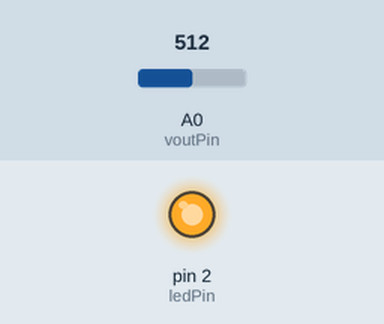
A sketch run on a simulated Arduino Uno, built with avr-gcc and run on an emulated ATmega328P. Parts: output pins drawn as LEDs (lit = HIGH). Inputs (shaded band) come from the test bench; at power-on: A0 (voutPin) = 512. What the sketch prints to the serial monitor is not drawn.

Above: at 1.8 s.
1.9 s: A0 (voutPin) set to 707
3.4 s: A0 (voutPin) set to 735
Timing chart, 0 to 6.4 s (numbered marks = the images above; inputs shaded):
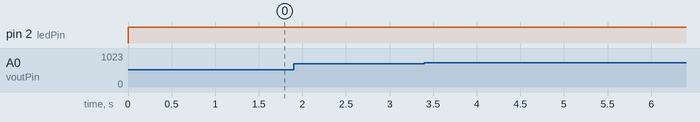

The sketch:

Sharp.ino
```cpp
// ==产品概述==
// 夏普灰尘传感器GP2Y10价格比较便宜，能够检测出室内空气中的灰尘和烟尘含量，检测原理是传感器中心有个洞可以让空气自由流过，定向发射LED光，通过检测经过空气中的灰尘折射过后的光线来判断灰尘的含量。
// ==规格参数==
// *工作电压: 5 ~ 7V
// *工作温度: -10 ~ 65摄氏度
// *最大电流: 20mA
// ==接线方式==
// #Sharp pin 1 (V-LED) => 5V 串联1个150欧姆的电阻（最好在电阻一侧和GND之间再串联一个220uf的电容）
// #Sharp pin 2 (LED-GND) => GND
// #Sharp pin 3 (LED) => Arduino PIN 2 （开关LED）
// #Sharp pin 4 (S-GND) => GND
// #Sharp pin 5 (Vo) => Arduino A0 pin （空气质量数据通过电压模拟信号输出）
// #Sharp pin 6 (Vcc) => 5V
// ===例子程序===

int voutPin = 0; // 连接模拟口0
int ledPin = 2; // 连接数字口2
int samplingTime = 280;
int deltaTime = 40;
int sleepTime = 9680;
float voMeasured = 0;
float calcVoltage = 0;
float dustDensity = 0;
void setup(){
Serial.begin(9600);
pinMode(ledPin,OUTPUT);
}


void loop(){
digitalWrite(ledPin,LOW); // power on the LED
delayMicroseconds(samplingTime);

voMeasured = analogRead(voutPin); // read the dust value

delayMicroseconds(deltaTime);
digitalWrite(ledPin,HIGH); // turn the LED off
delayMicroseconds(sleepTime);

// 0 - 5V mapped to 0 - 1023 integer values
// recover voltage
calcVoltage = (float)voMeasured * (5.0 / 1024.0);

// linear eqaution taken from http://www.howmuchsnow.com/arduino/airquality/
// Chris Nafis (c) 2012
if ( calcVoltage >= 0.6 )
{
     dustDensity = 0.17 * calcVoltage - 0.1;
}
else
{
     dustDensity = 0;
}

Serial.print("Raw Signal Value (0-1023): ");
Serial.print(voMeasured);

Serial.print(" - Voltage: ");
Serial.print(calcVoltage);
Serial.print("V");

Serial.print(" - Dust Density: ");

if( calcVoltage > 3.5 )
{
    Serial.print(">");  // unit: mg/m3
}

Serial.print(dustDensity);
Serial.println(" mg/m3");

delay(1000);

} 
```
